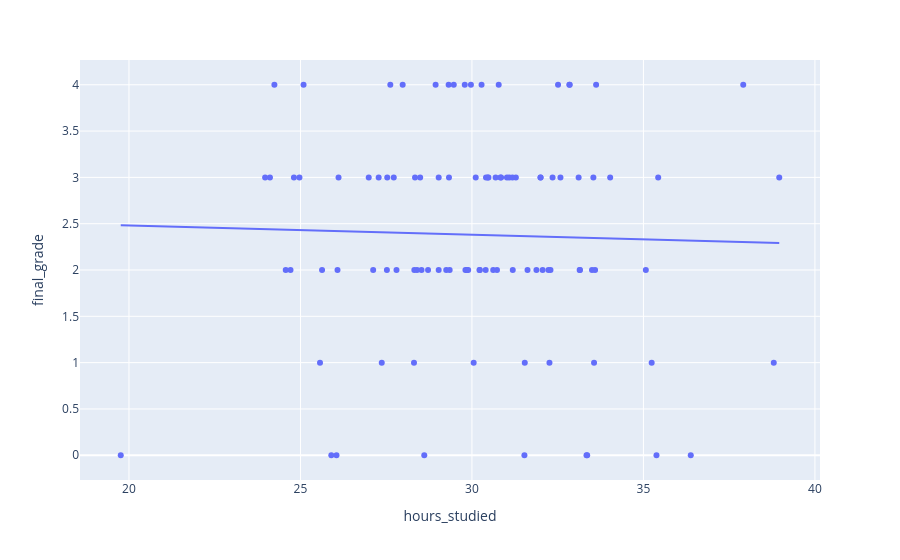

Source (notebook cell):
### Code cell
fig = px.scatter(
   skyline,
       x="hours_studied",
       y="final_grade",
       title = "",
       trendline="ols",
)

fig.show()
